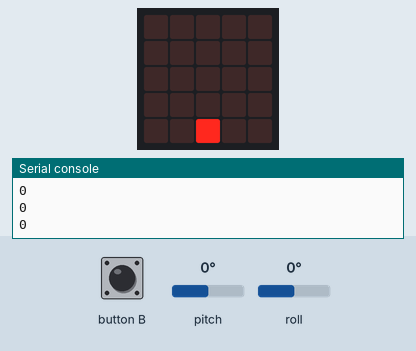
Recording of a program running on a simulated BBC micro:bit (MakeCode). Shown: the board's 5×5 LED display, the last lines printed to the serial console. The test bench sets the inputs (shaded band); at power-on: pitch 0°, roll 0°.

Above: at 1.2 s.
1.3 s: pitch set to -172°
At 2.5 s:
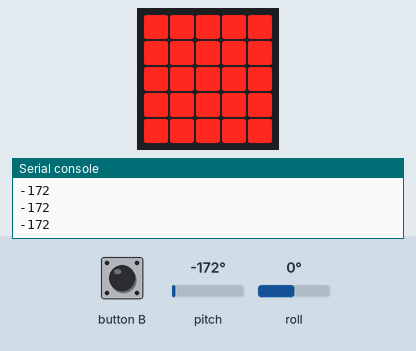
2.8 s: button B pressed for 0.15 s
At 3.5 s:
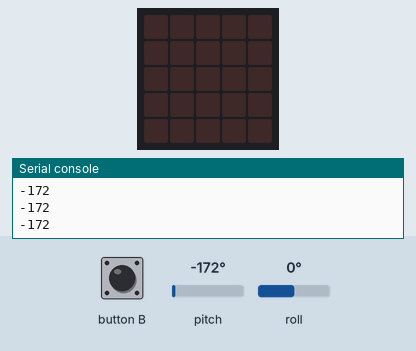
4.4 s: pitch set to -90°
At 5.1 s:
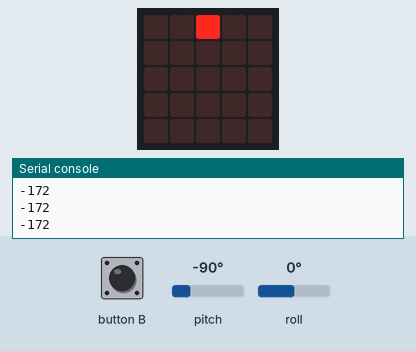
7.4 s: roll set to -90°
At 8.9 s:
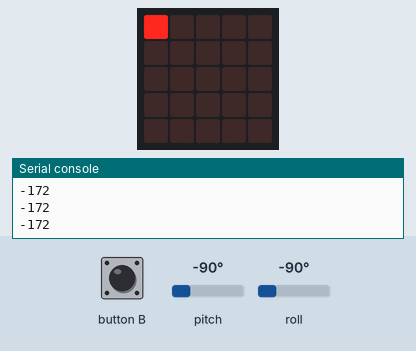
9.2 s: button B pressed for 0.15 s
At 9.6 s:
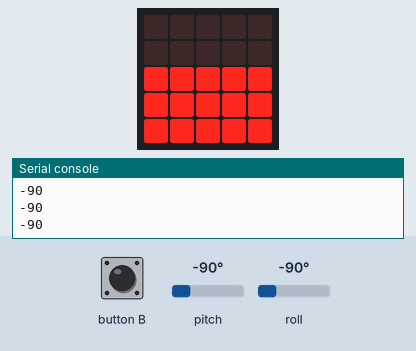
10.8 s: pitch set to 0°
At 11.3 s:
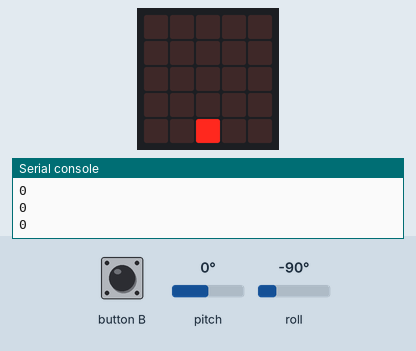
Timing chart, 0 to 13.3 s (numbered marks = the images above; inputs shaded):
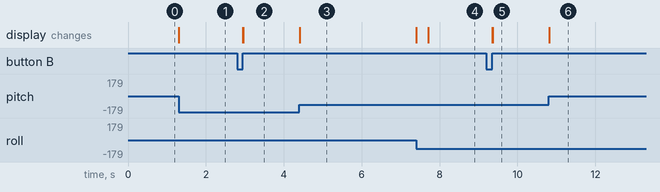

The program:

main.ts
```typescript
let mode = 0
let tilt = 0
let roll = 0
let pitch = 0
input.onButtonPressed(Button.B, function () {
    mode += 1
    if (mode == 2) {
        mode = 0
    }
    basic.showNumber(mode)
    basic.pause(500)
})
basic.forever(function () {
    if (mode == 0) {
        tilt = input.rotation(Rotation.Pitch)
        led.plotBarGraph(
        tilt,
        180
        )
    } else {
        if (mode == 1) {
            basic.clearScreen()
            roll = input.rotation(Rotation.Roll)
            pitch = input.rotation(Rotation.Pitch)
            led.plot(Math.map(roll, -90, 90, 0, 5), Math.map(pitch, -90, 90, 0, 5))
        } else {

        }
    }
})
```

test.ts
```typescript
// 테스트는 여기로 이동합니다; 이 패키지가 확장으로 사용될 때 컴파일되지 않을 것 입니다.
```

Measured:
- after the input at 1.3 s, the display: changes at once (image 1)
- after the input at 2.8 s, the display: first changes after 0.15 s (image 2 shows a later state)
- after the input at 4.4 s, the display: changes at once (image 3)
- after the input at 7.4 s, the display: first changes at once (image 4 shows a later state)
- after the input at 9.2 s, the display: first changes after 0.15 s (image 5 shows a later state)
- after the input at 10.8 s, the display: changes at once (image 6)
